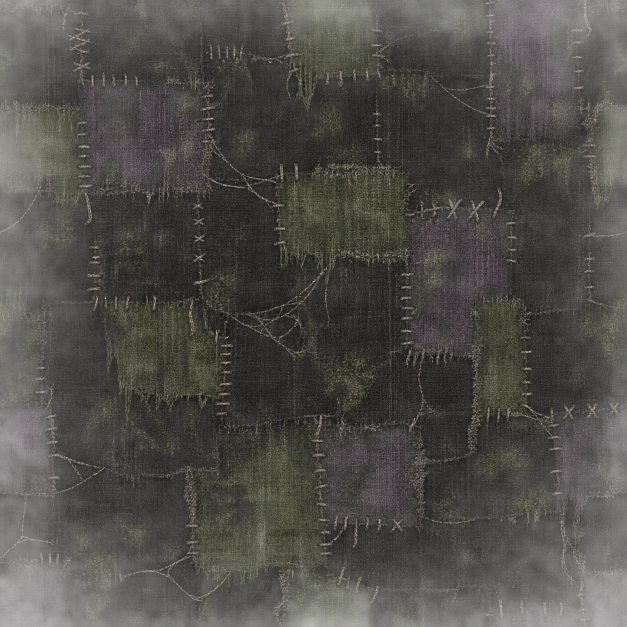
#> input picture artwork/sculpted_wardrobe/beldam_weave_fabric_source.png, 1254 x 1254 px, given in place of luck_fabric_source.png, which was not available (shown at 1/2 size)
$ python install_concept_fabrics.py
#> lines starting #> are read from the running program, lines starting #| are printed output that depends on the picture; pictures that were not available may be replaced by others from this repository, and a replacement may not be noted
"""Install painted cloth/opal swatches as in-game armor material atlases.

The rightmost quarter is white so raised metal, eyes and stitching keep their
independent vertex colors. The source paintings are retained under artwork.
"""
from pathlib import Path
from PIL import Image, ImageEnhance
import shutil

ROOT=Path(__file__).resolve().parents[1]
ART=ROOT/'artwork/sculpted_wardrobe'
GAME=ROOT/'src/main/resources/assets/coraline/textures/models/sculpted'
GENERATED=Path(r'C:/Users/User1/.codex/generated_images/01a0ff56-811d-75c0-98db-c628015951c7')
SWATCHES={
    'luck':'exec-c46fbd27-a02a-4aa2-938a-fe0b50128f65.png',
    'moonstone':'exec-f78ee222-6258-4616-bf60-e8c14510b981.png',
    'spidervision':'exec-ed3676a0-358d-45be-9e48-b48b9be9e45c.png',
    'beldam_weave':'exec-015581b4-09ed-4d96-bb11-82c6beb837b3.png',
    'soulbound':'exec-e88bdff7-c3cf-4aea-a6a2-b88a59c07b80.png',
    'super_spidervision':'exec-8b4f8be0-3d9f-4d12-9dba-6e939eb6c785.png',
    'other_world_void':'exec-69d7c9ee-305e-45d9-812d-b9669ab0eecb.png',
    'other_diamond':'exec-acc5dbc0-9dde-4ff2-a9b0-33228c6e33ea.png',
    'other_iron':'exec-c25ba4ce-b4a7-44e3-9f02-ce61fcc7670f.png',
    'perfect':'exec-1d4c7d02-a8ae-46a4-ac87-a2b82be17865.png',
}

for style,filename in SWATCHES.items():
    source=ART/(style+'_fabric_source.png')
    if not source.exists():shutil.copy2(GENERATED/filename,source)

for style in (*SWATCHES,'potent_beldam_weave','soulbound_potent_beldam_weave'):
    origin=('beldam_weave' if style.endswith('potent_beldam_weave') else style)
    with Image.open(ART/(origin+'_fabric_source.png')) as source:
#> source is the input picture: PIL image 1254x1254 RGBA; mean R, G, B, A 37.2, 35.2, 30, 203.4
        rgba=source.convert('RGBA')
        side=int(min(rgba.size)*(.57 if style=='moonstone' else .68))
#> side = 852
        x=(rgba.width-side)//2;y=(rgba.height-side)//2
#> after `x = (rgba.width - side) // 2`: x = 201
#> after `y = (rgba.height - side) // 2`: y = 201
        patch=rgba.crop((x,y,x+side,y+side))
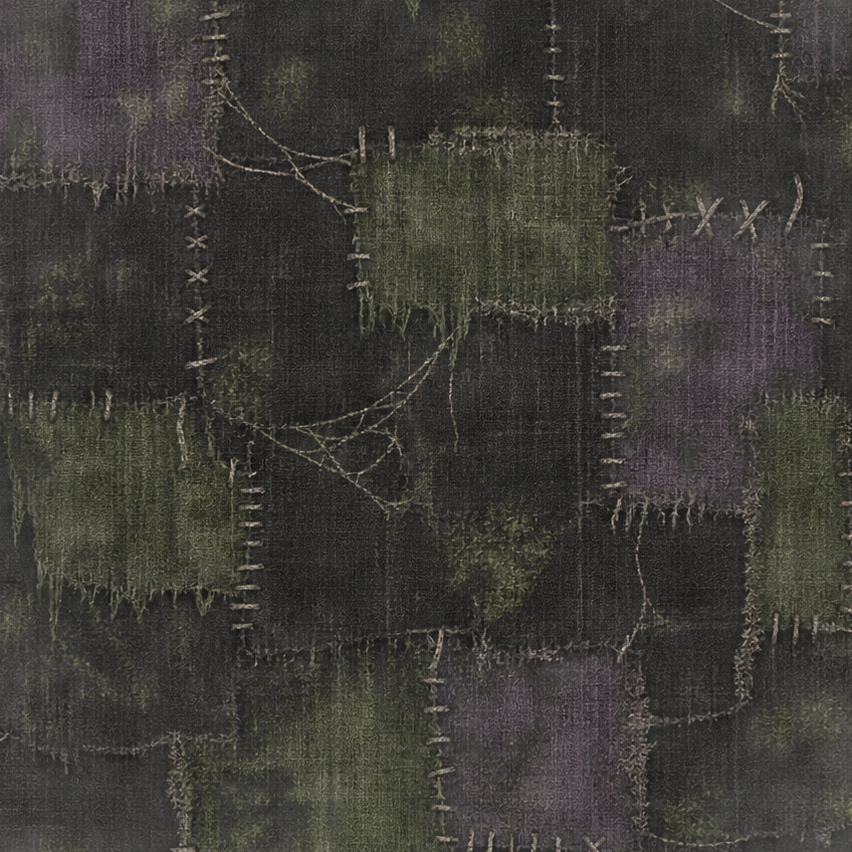
#> patch: PIL image 852x852 RGBA; mean R, G, B, A 38.1, 36.2, 30.7, 226.1; transparent parts drawn white
        cloth=Image.new('RGBA',patch.size,(22,25,30,255))
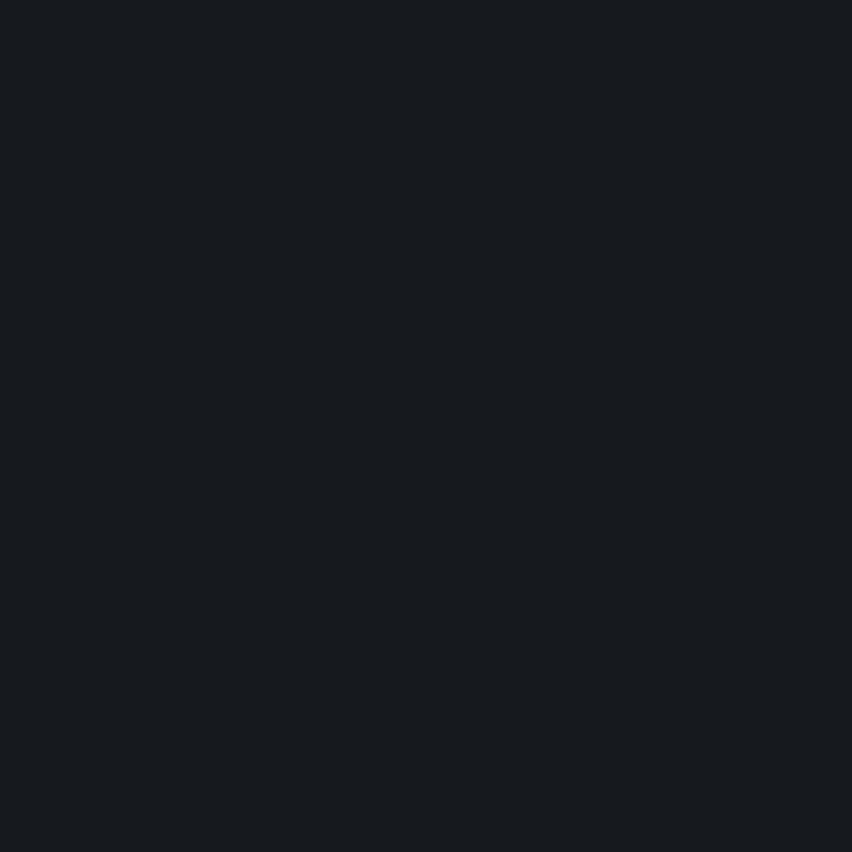
#> cloth: PIL image 852x852 RGBA; mean R, G, B, A 22, 25, 30, 255
        cloth.alpha_composite(patch)
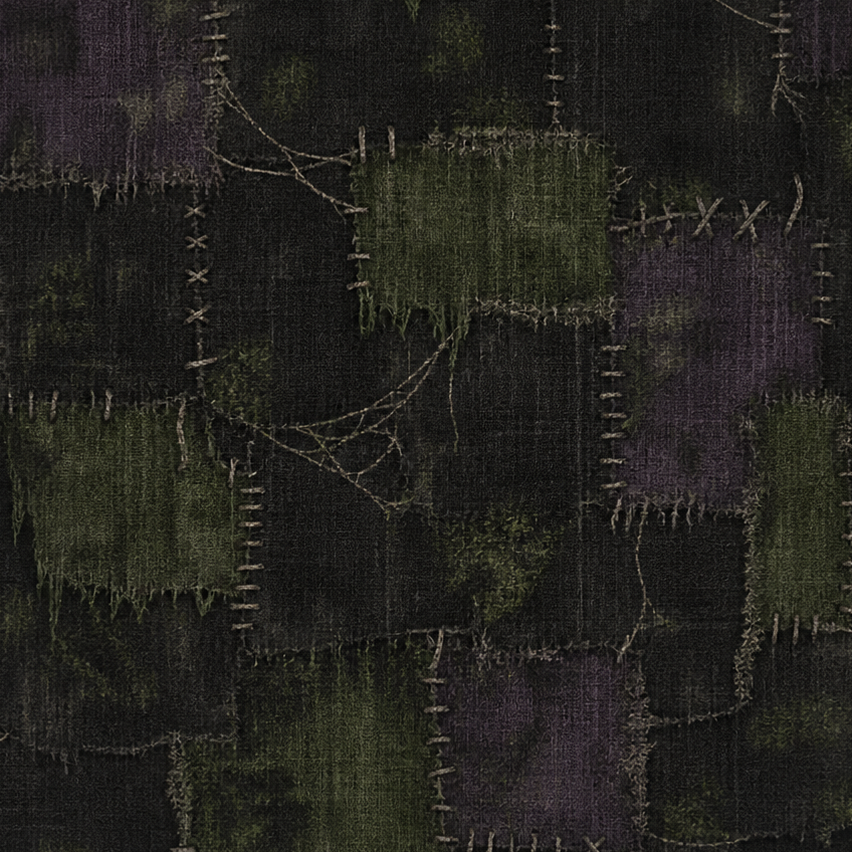
#> cloth: PIL image 852x852 RGBA; mean R, G, B, A 36.2, 34.9, 30.6, 255
        cloth=cloth.convert('RGB')
#> cloth: PIL image 852x852 RGB
        if style=='potent_beldam_weave':
            cloth=ImageEnhance.Brightness(cloth).enhance(.83)
        elif style=='soulbound_potent_beldam_weave':
            cloth=ImageEnhance.Brightness(cloth).enhance(.88)
            cyan=Image.new('RGB',cloth.size,(10,46,48))
            cloth=Image.blend(cloth,cyan,.17)
        atlas=Image.new('RGB',(512,512),'white')
#> atlas: PIL image 512x512 RGB; every value is 255
        atlas.paste(cloth.resize((384,512),Image.Resampling.LANCZOS),(0,0))
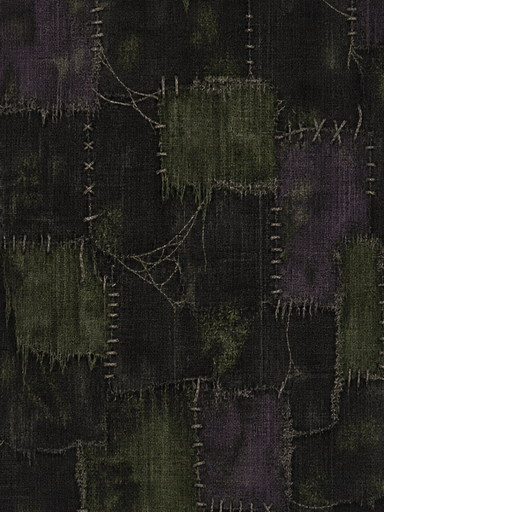
#> atlas: PIL image 512x512 RGB; mean R, G, B 90.9, 89.9, 86.7
        atlas.save(GAME/(style+'.png'))
    (GAME/(style+'.png.mcmeta')).write_text('{"texture":{"blur":true,"clamp":false}}\n')
    print(style)
#> pass 2 of the loop `for style in (*SWATCHES,'potent_beldam_weave','soulbound_potent_beldam..`:
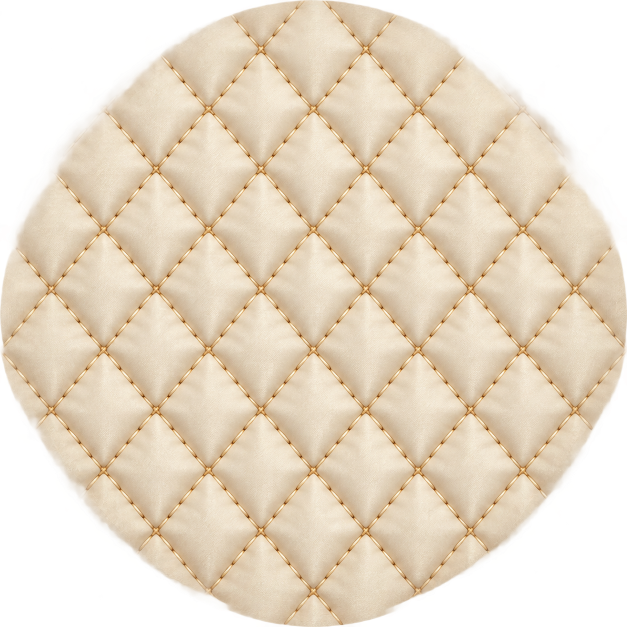
#> input picture artwork/sculpted_wardrobe/comfy_silk_fabric_source.png, 1254 x 1254 px, given in place of moonstone_fabric_source.png, which was not available (shown at 1/2 size)
#> source is the input picture: PIL image 1254x1254 RGBA; mean R, G, B, A 176.4, 161.5, 138.9, 183.1
#> patch: PIL image 714x714 RGBA
#> `cloth=Image.new('RGBA',patch.size,(22,25,30,255))`:
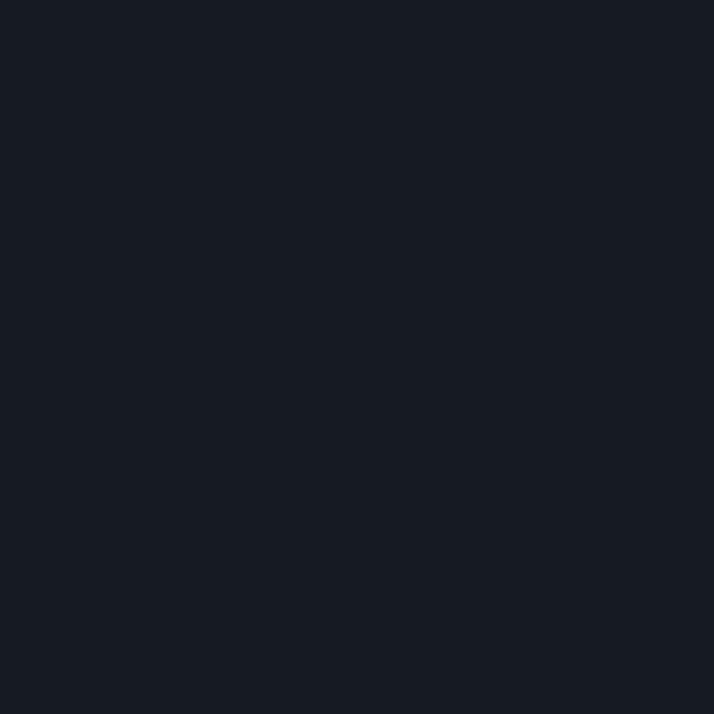
#> cloth: PIL image 714x714 RGBA; mean R, G, B, A 22, 25, 30, 255
#> `atlas.paste(cloth.resize((384,512),Image.Resampling.LANCZOS),(0,0))`:
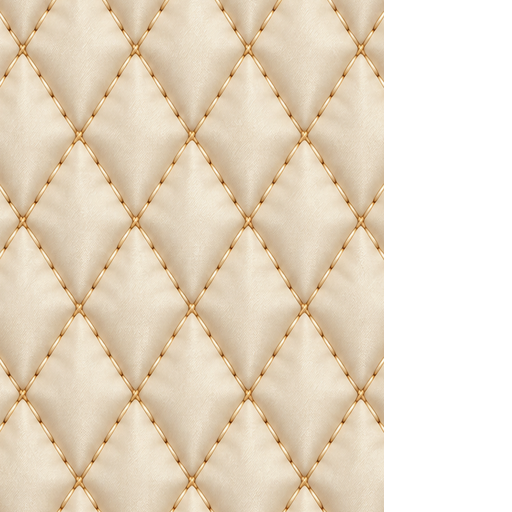
#> atlas: PIL image 512x512 RGB; mean R, G, B 231.1, 217.4, 197.7
#> (the run stopped early here; a loop or call above may not have finished)
